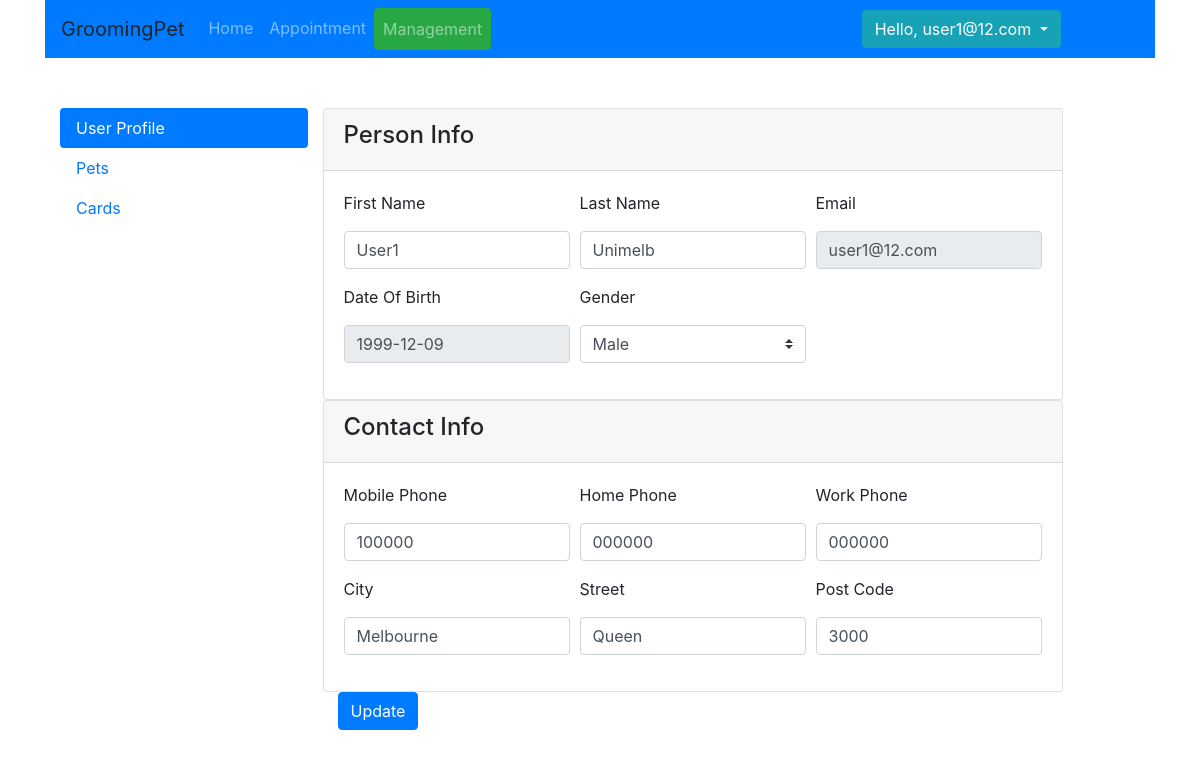
/user (signed in), run on an earlier commit of the app's database.
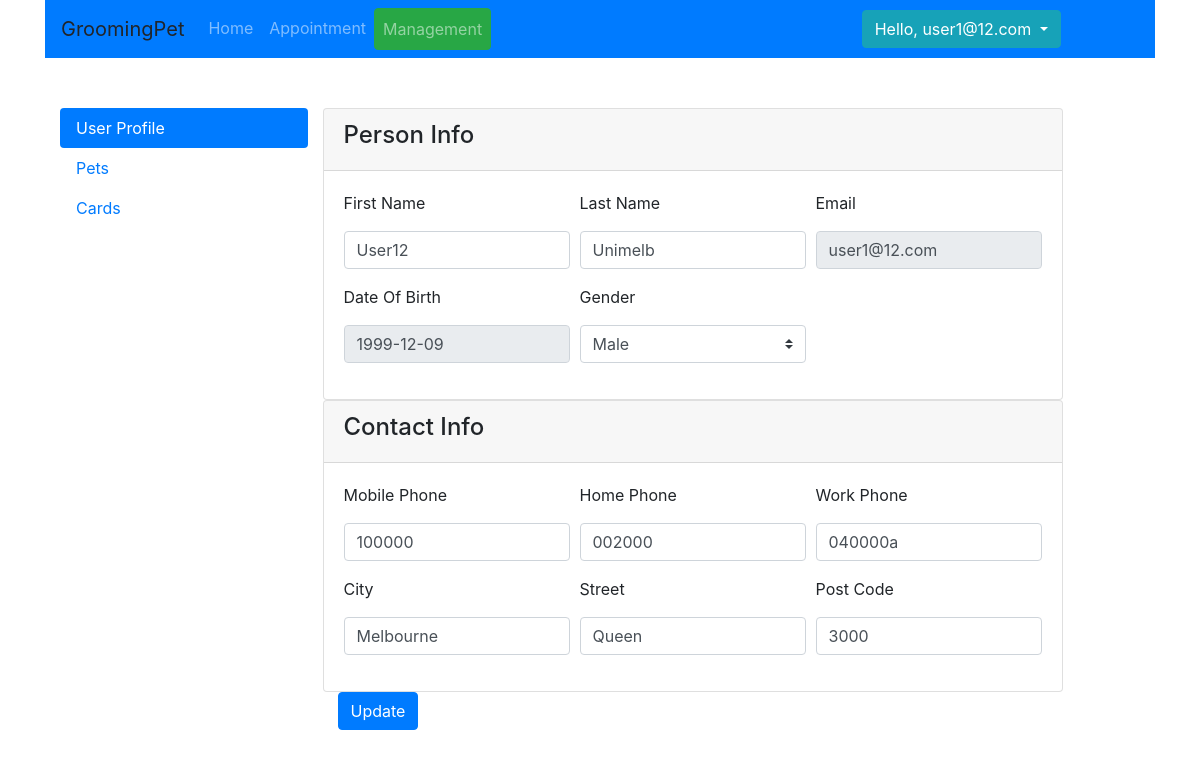
And on a later commit of the database.
### app/models.py (models this page shows, shortened)
class User(db.Model):
    __tablename__ = 'user'
    id = db.Column(db.Integer, primary_key=True)
    first_name = db.Column(db.String(20))
    last_name = db.Column(db.String(20))
    email = db.Column(db.String(50))
    password = db.Column(db.String(50))
    dob = db.Column(db.DATE, default=datetime.now)
    gender = db.Column(db.CHAR(1))
    phone = db.Column(db.String(10))
    home_number = db.Column(db.String(10))
    work_number = db.Column(db.String(10))
    address_id = db.Column(db.Integer, db.ForeignKey('address.id'),
                           nullable=False)
    address = db.relationship('Address',
                              backref=db.backref('address', lazy=True))
    active = db.Column(db.BOOLEAN)
    admin = db.Column(db.BOOLEAN)
    register_date = db.Column(db.DATETIME, default=datetime.now)
    def is_admin(self):
        return self.admin

### app/subapps/home/routing.py (the view, shortened to what this page needs)
@homeRoute.route('/user', methods=['GET', 'POST'])
@login_required
def user_update():
    form = UserProfileForm()
    return render_template('home/user.html', form=form, current_page="user",user_tab="user")

### app/subapps/home/forms.py
class UserProfileForm(Form):
    first_name = StringField('First Name', validators=[DataRequired()])
    last_name = StringField('Last Name', validators=[DataRequired()])
    email = StringField('Email', validators=[DataRequired()])
    phone = StringField('Mobile Phone')
    home_number = StringField('Home Phone')
    work_number = StringField('Work Phone')
    dob = DateField('Date Of Birth', validators=[DataRequired()])
    gender = SelectField('Gender', validators=[DataRequired()],choices=[('M', 'Male'), ('F', 'Female')])
    city = StringField('City', validators=[DataRequired()])
    street = StringField('Street', validators=[DataRequired()])
    post_code = IntegerField("Post Code",validators=[DataRequired()])

### app/manage.py (called while the page is built)
@login_manager.user_loader
def load_user(user_id):
    from app.models import User
    from app.db_info import Session
    session = Session()
    user = session.query(User).options(subqueryload(User.address)).filter(User.id == user_id).first()
    session.close()
    return user

### run.py (called while the page is built)
@app.before_request
def before_request():
    pass

### app/subapps/home/templates/home/user.html (shortened to what this page needs)
{% extends "home/management_base.html" %}
{% block main_content %}
    {% include "forms/user_profile.html" with context %}
{% endblock %}

### app/templates/base.html (shortened to what this page needs)
<head>
    <link rel="stylesheet" type=text/css href="{{ url_for('static', filename='bootstrap.min.css') }}">
    <link rel="stylesheet" type=text/css href="{{ url_for('static', filename='bootstrap-datepicker3.min.css') }}">
</head>
<body>
<div class="container">
    <nav class="navbar navbar-expand-lg  navbar navbar-dark bg-primary">
        <a class="navbar-brand">GroomingPet</a>
        <div class="collapse navbar-collapse" id="navbarTogglerDemo02">
            <ul class="navbar-nav mr-auto mt-2 mt-lg-0">
                <li class="nav-item ">
                    <a class="nav-link {% if current_page == 'home' %}btn btn-success{% endif %}"
                       href="{{ url_for('homeRoute.index') }} ">Home <span class="sr-only">(current)</span></a>
                </li>
                <li class="nav-item">
                    <a class="nav-link {% if current_page == 'appointment' %}btn btn-success{% endif %}"
                       href="{{ url_for('homeRoute.appointment') }}">Appointment</a>
                </li>
                <li class="nav-item">
                    <a class="nav-link {% if current_page == 'user' %}btn btn-success{% endif %}"
                       href="{{ url_for('homeRoute.user_update') }}">Management</a>
                </li>
            </ul>
            {% if current_user.is_authenticated %}
                <div class="dropdown">
                    <button class="btn btn-info dropdown-toggle" type="button" id="dropdownMenuButton"
                            data-toggle="dropdown" aria-haspopup="true" aria-expanded="false">
                        Hello, {{ current_user.email }}
                    </button>
                </div>
            {% else %}
                <div class="btn-group" role="group" aria-label="Basic example">
                    <a class="btn btn-info" href="{{ url_for('homeRoute.login') }}?next={{ request.path }}"
                       role="button">Login</a>
                    <a class="btn btn-info" href="{{ url_for("homeRoute.register") }}" role="button">Sign Up</a>
                </div>
            {% endif %}
            <div class="col-md-1"></div>
        </div>
    </nav>
    <div class="container">
        {% block content %}<h1>Base Template with css and js</h1>{% endblock %}
    </div>
</div>
</body>

### app/subapps/home/templates/forms/_fields_macro.html (shortened to what this page needs)
{% macro render_string(field, value='', type='text', readonly=None,class='col-sm-8',required=true) -%}
    <div class="{{ class }}">
        <input type="{{ type }}" placeholder="{{ field.name }}" class="form-control"
                {% if readonly %} readonly {% endif %}
               {% if required %} required {% endif %}
               id="id_{{ field.name }}"
               name="{{ field.name }}" value="{{ value|e }}">
    </div>
{% endmacro %}
{% macro render_select(field,value='',class='col-sm-8') -%}
    <div class="{{ class }}">
        <select class="custom-select" id="id_{{ field.name }}" name="{{ field.name }}">
            {% for option in field.choices %}
                <option value="{{ option[0] }}" {% if value == option[0] %}
                        selected {% endif %}>{{ option[1] }}</option>
            {% endfor %}
        </select>
    </div>
{% endmacro %}
{% macro render_date(field,value="",class='col-sm-8') -%}
    <div class="{{ class }}">
        <input type="text" value="{{ value }}" readonly class=" form-control {{ field.name }}"
               name="{{ field.name }}" id="id_{{ field.name }}" data-date-format="yyyy-mm-dd ">
    </div>
{% endmacro %}

What changed in the data, as far as the page shows it:
changed User "user1@12.com": first_name "User1" → "User12"; home_number "000000" → "002000"; work_number "000000" → "040000a"
